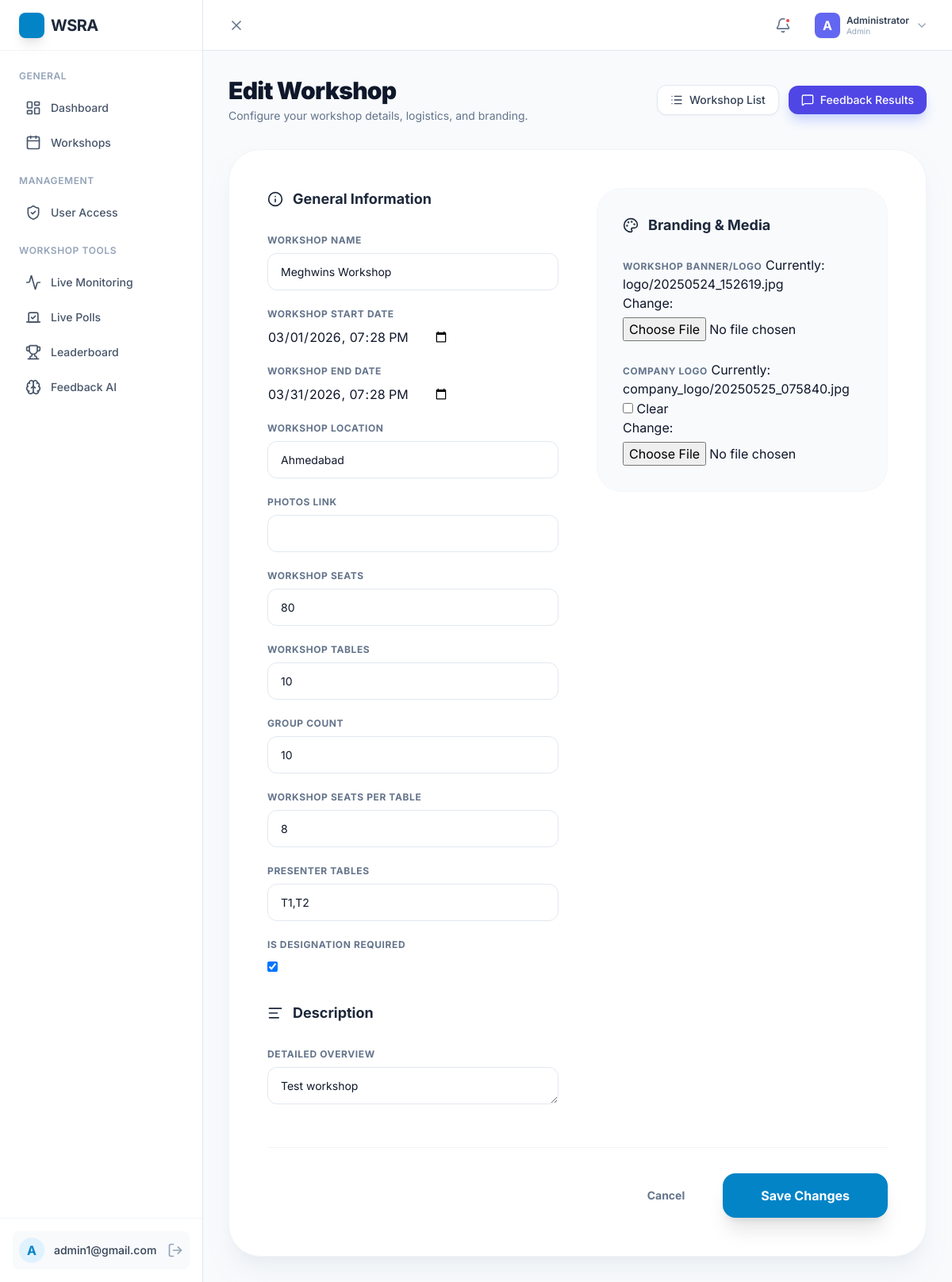
The page /edit_workshop/13 (signed in) on the database its author committed.
### main/models.py (models this page shows, shortened)
class User(AbstractBaseUser, PermissionsMixin):
    account_made_at = models.DateTimeField(auto_now=True,null=True,blank=True)
    email = models.EmailField(max_length=50, unique=True)
    password = models.CharField(max_length=500)
    first_name = models.CharField(max_length=50,blank=True,null=True)
    last_name = models.CharField(max_length=50,blank=True,null=True)
    is_admin = models.BooleanField(default=False)
    is_active = models.BooleanField(default=True)
    is_staff = models.BooleanField(default=False)
    is_superuser = models.BooleanField(default=False)
    phone_number = models.IntegerField(blank=True,null=True)
    designation = models.CharField(max_length=50,blank=True,null=True)
    roles = (("ADMIN", "ADMIN"), ("MANAGER", "MANAGER"))
    role = models.CharField(max_length=50,choices=roles, default="MANAGER")
    USERNAME_FIELD = 'email'
    objects = UserManager()

class Workshop(models.Model):
    workshop_name = models.CharField(max_length=200)
    workshop_start_date = models.DateTimeField(null=True,blank=True)
    workshop_end_date = models.DateTimeField(null=True,blank=True)
    workshop_description = models.TextField(null=True,blank=True)
    workshop_logo = models.ImageField(upload_to='logo/')
    workshop_location = models.CharField(max_length=500)
    company_logo  =models.ImageField(upload_to='company_logo/', null=True, blank=True)
    photos_link = models.CharField(null=True, blank=True,max_length=100)
    workshop_seats = models.IntegerField(null=True,blank=True)
    workshop_tables = models.IntegerField(null=True, blank=True)
    number_workshop_groups = models.IntegerField(null=True, blank=True)
    workshop_seats_per_table = models.IntegerField(null=True, blank=True)
    workshop_manager = models.ForeignKey(User, default=1, on_delete=models.SET_DEFAULT)
    workshop_uuid = models.UUIDField(default=uuid.uuid4)
    is_closed = models.BooleanField(default=False)
    presenter_tables = models.CharField(max_length=500, blank=True, null=True)
    is_designation_required = models.BooleanField(default=True)

### main/views.py (the view)
# urls.py: path('edit_workshop/<int:pk>', views.edit_workshop, name="edit_workshop"),
@login_required(login_url="../login/")
def edit_workshop(request, pk):
    workshop = models.Workshop.objects.get(id=pk)
    visitors = models.WorkshopVisitors.objects.filter(workshop_id=pk)
    if request.method == "POST":
        form = forms.AddWorkshopForm(request.POST, request.FILES, instance=workshop)
        if form.is_valid():
            workshop_form = form.save(commit=False)
            workshop_form.workshop_manager = request.user
            workshop_form.save()
            return redirect("../show_workshop")
        return render(request, "workshop/add_workshop.html", context={
            'workshop_id': workshop.id,
            "form": form,
            "show_flag": True,
            "heading": "Edit Workshop",
            "workshop_key": True,
            "is_edit": True,
            "workshop_id": pk,
            "visitors": visitors,
            "group_details": json.dumps(list(models.Workshop_groups.objects.filter(workshop_id=pk).values('group_name', 'tables'))),
            "is_closed": workshop.is_closed,
            "is_designation_required": workshop.is_designation_required
        })
    else:
        form = forms.AddWorkshopForm(instance=workshop)
        return render(request, "workshop/add_workshop.html", context={
            "form": form,
            "show_flag": True,
            "heading": "Edit Workshop",
            "workshop_key": True,
            "is_edit": True,
            "workshop_id": pk,
            "visitors": visitors,
            "group_details": json.dumps(list(models.Workshop_groups.objects.filter(workshop_id=pk).values('group_name', 'tables'))),
            "is_closed": workshop.is_closed,
            "is_designation_required": workshop.is_designation_required
        })

### main/templates/workshop/add_workshop.html (shortened to what this page needs)
{% extends 'base_new.html' %}
{% load static %}
{% block content %}
<div class="max-w-5xl mx-auto" x-data="{
    showGroups: false,
    showDesignations: false,
    groups: [],
    designations: [],
    loadGroups() {
        this.showGroups = true;
        fetch('../save_group_details/{{ workshop_id }}')
            .then(r => r.json())
            .then(data => {
                this.groups = data.length > 0 ? data : Array.from({length: parseInt(document.getElementById('id_number_workshop_groups').value)}, (_, i) => ({group_name: '', tables: ''}));
            });
    },
    saveGroups() {
        const formData = new FormData();
        formData.append('csrfmiddlewaretoken', '{{ csrf_token }}');
        this.groups.forEach((g, i) => {
            formData.append(`group_name_${i+1}`, g.group_name);
            formData.append(`tables_${i+1}`, g.tables);
        });
        fetch('../save_group_details/{{ workshop_id }}', { method: 'POST', body: formData })
            .then(() => {
                alert('Group settings saved!');
                this.showGroups = false;
            });
    },
    loadDesignations() {
        this.showDesignations = true;
        fetch('../save_designation_details/{{ workshop_id }}/')
            .then(r => r.json())
            .then(data => {
                this.designations = data.length > 0 ? data : [{designation_name: '', designation_tables: ''}];
            });
    },
    saveDesignations() {
        const formData = new FormData();
        formData.append('csrfmiddlewaretoken', '{{ csrf_token }}');
        this.designations.forEach((d, i) => {
            formData.append(`designation_name_${i+1}`, d.designation_name);
            formData.append(`designation_tables_${i+1}`, d.designation_tables);
        });
        fetch('../save_designation_details/{{ workshop_id }}/', { method: 'POST', body: formData })
            .then(() => {
                alert('Designation settings saved!');
                this.showDesignations = false;
            });
    }
}">
    <div class="flex flex-col md:flex-row md:items-center justify-between gap-6 mb-8">
        <div>
            <h1 class="text-3xl font-black text-slate-900 tracking-tight">{{ heading }}</h1>
            <p class="text-slate-500 text-sm mt-1">Configure your workshop details, logistics, and branding.</p>
        </div>
        <div class="flex flex-wrap items-center gap-3">
            <a href="{% url 'show_workshop' %}" class="inline-flex items-center px-4 py-2 text-sm font-medium text-slate-700 bg-white border border-slate-200 rounded-xl hover:bg-slate-50 shadow-sm transition-all">
                <i data-lucide="list" class="w-4 h-4 mr-2"></i>
                Workshop List
            </a>
            {% if is_edit %}
                {% if is_closed %}
                    <a href="{% url 'send_feedback_emails' workshop_id %}" class="inline-flex items-center px-4 py-2 text-sm font-medium text-white bg-indigo-600 rounded-xl shadow-lg shadow-indigo-200 hover:bg-indigo-700 transition-all">
                        <i data-lucide="message-square" class="w-4 h-4 mr-2"></i>
                        Feedback Results
                    </a>
                {% else %}
                    <a href="../close_workshop/{{workshop_id}}" class="inline-flex items-center px-4 py-2 text-sm font-medium text-white bg-amber-500 rounded-xl shadow-lg shadow-amber-100 hover:bg-amber-600 transition-all">
                        <i data-lucide="lock" class="w-4 h-4 mr-2"></i>
                        Close Workshop
                    </a>
                {% endif %}
            {% endif %}
        </div>
    </div>
    <div class="bg-white rounded-[2.5rem] border border-slate-100 shadow-xl shadow-slate-200/50 overflow-hidden">
        <form method="POST" enctype="multipart/form-data" class="p-8 md:p-12">
            <div class="grid grid-cols-1 lg:grid-cols-2 gap-12">
                <div class="space-y-8">
                    <div class="space-y-6">
                        <h3 class="text-lg font-bold text-slate-800 flex items-center">
                            <i data-lucide="info" class="w-5 h-5 mr-3 text-primary-500"></i>
                            General Information
                        </h3>
                        <div class="space-y-4">
                            {% for field in form %}
                                {% if field.name != 'workshop_logo' and field.name != 'company_logo' and field.name != 'workshop_description' %}
                                <div class="space-y-1.5">
                                    <label class="text-xs font-bold text-slate-500 uppercase tracking-wider">{{ field.label }}</label>
                                    <div class="relative">
                                        {{ field }}
                                    </div>
                                </div>
                                {% endif %}
                            {% endfor %}
                        </div>
                    </div>
                    <div class="space-y-6">
                        <h3 class="text-lg font-bold text-slate-800 flex items-center">
                            <i data-lucide="align-left" class="w-5 h-5 mr-3 text-primary-500"></i>
                            Description
                        </h3>
                        <div class="space-y-1.5">
                            <label class="text-xs font-bold text-slate-500 uppercase tracking-wider">Detailed Overview</label>
                            {{ form.workshop_description }}
                        </div>
                    </div>
                </div>
                <div class="space-y-8">
                    <div class="space-y-6 p-8 bg-slate-50 rounded-[2rem] border border-slate-100/50">
                        <h3 class="text-lg font-bold text-slate-800 flex items-center">
                            <i data-lucide="palette" class="w-5 h-5 mr-3 text-primary-500"></i>
                            Branding & Media
                        </h3>
                        <div class="space-y-6">
                            <div class="space-y-1.5">
                                <label class="text-xs font-bold text-slate-500 uppercase tracking-wider">Workshop Banner/Logo</label>
                                {{ form.workshop_logo }}
                            </div>
                            <div class="space-y-1.5">
                                <label class="text-xs font-bold text-slate-500 uppercase tracking-wider">Company Logo</label>
                                {{ form.company_logo }}
                            </div>
                        </div>
                    </div>
                </div>
            </div>
            <div class="mt-12 pt-8 border-t border-slate-100 flex items-center justify-end space-x-4">
                <a href="{% url 'show_workshop' %}" class="px-8 py-3 text-sm font-bold text-slate-500 hover:text-slate-700 transition-colors">Cancel</a>
                <button type="submit" class="px-12 py-4 bg-primary-600 text-white font-bold rounded-2xl shadow-xl shadow-primary-200 hover:bg-primary-700 transition-all">
                    {% if is_edit %}Save Changes{% else %}Create Workshop{% endif %}
                </button>
            </div>
        </form>
    </div>
</div>
{% endblock %}

### main/templates/components/sidebar.html
<div class="fixed inset-y-0 left-0 z-50 flex flex-col w-64 transition-transform duration-300 transform bg-white border-r border-slate-200"
     :class="{ '-translate-x-full': !sidebarOpen, 'translate-x-0': sidebarOpen }">
    <div class="flex items-center justify-between h-16 px-6 border-b border-slate-100">
        <a href="/" class="flex items-center space-x-2">
            <div class="flex items-center justify-center w-8 h-8 rounded-lg bg-primary-600 text-white shadow-lg">
                <i data-lucide="antigravity" class="w-5 h-5"></i>
            </div>
            <span class="text-xl font-bold tracking-tight text-slate-800">WSRA</span>
        </a>
    </div>
    <nav class="flex-1 p-4 space-y-1 overflow-y-auto">
        <div class="px-2 py-2 text-xs font-semibold tracking-wider text-slate-400 uppercase">General</div>
        <a href="{% url 'home' %}" class="flex items-center px-4 py-2.5 text-sm font-medium transition-colors rounded-xl hover:bg-slate-50 {% if request.path == '/' %}bg-primary-50 text-primary-600{% else %}text-slate-600 hover:text-slate-900{% endif %}">
            <i data-lucide="layout-dashboard" class="w-5 h-5 mr-3"></i>
            Dashboard
        </a>
        <a href="{% url 'show_workshop' %}" class="flex items-center px-4 py-2.5 text-sm font-medium transition-colors rounded-xl hover:bg-slate-50 {% if 'show_workshop' in request.path or 'show_visitors' in request.path %}bg-primary-50 text-primary-600{% else %}text-slate-600 hover:text-slate-900{% endif %}">
            <i data-lucide="calendar" class="w-5 h-5 mr-3"></i>
            Workshops
        </a>
        <div class="pt-4 px-2 py-2 text-xs font-semibold tracking-wider text-slate-400 uppercase">Management</div>
        <a href="{% url 'show_users' %}" class="flex items-center px-4 py-2.5 text-sm font-medium transition-colors rounded-xl hover:bg-slate-50 {% if 'show_users' in request.path %}bg-primary-50 text-primary-600{% else %}text-slate-600 hover:text-slate-900{% endif %}">
            <i data-lucide="shield-check" class="w-5 h-5 mr-3"></i>
            User Access
        </a>
        {% if workshop_id %}
            {% include "components/workshop_sidebar_links.html" with w_id=workshop_id %}
        {% elif workshop %}
            {% include "components/workshop_sidebar_links.html" with w_id=workshop.id %}
        {% endif %}
    </nav>
    <div class="p-4 border-t border-slate-100">
        <div class="flex items-center justify-between p-2 rounded-lg bg-slate-50">
            <div class="flex items-center min-w-0">
                <div class="w-8 h-8 rounded-full bg-primary-100 flex items-center justify-center text-primary-600 font-bold">
                    {{ request.user.email|slice:":1"|upper }}
                </div>
                <div class="ml-3 min-w-0">
                    <p class="text-sm font-medium text-slate-700 truncate">{{ request.user.email }}</p>
                </div>
            </div>
            <a href="/logout/" title="Logout" class="text-slate-400 hover:text-red-500">
                <i data-lucide="log-out" class="w-5 h-5"></i>
            </a>
        </div>
    </div>
</div>

### main/templates/components/navbar.html (shortened to what this page needs)
<header class="flex items-center justify-between h-16 px-6 bg-white border-b border-slate-200 shrink-0">
    <div class="flex items-center">
        <button @click="sidebarOpen = !sidebarOpen" class="p-2 mr-4 text-slate-500 transition-colors rounded-lg hover:bg-slate-50 focus:outline-none">
            <i data-lucide="x" class="w-5 h-5" x-show="sidebarOpen"></i>
        </button>
    </div>
    <div class="flex items-center space-x-4">
        <button class="relative p-2 text-slate-500 transition-colors rounded-lg hover:bg-slate-50 focus:outline-none">
            <i data-lucide="bell" class="w-5 h-5"></i>
            <span class="absolute top-2 right-2 w-2 h-2 bg-red-500 rounded-full border-2 border-white"></span>
        </button>
        <div class="relative" x-data="{ open: false }">
            <button @click="open = !open" class="flex items-center space-x-2 p-1.5 focus:outline-none transition-colors rounded-xl hover:bg-slate-50">
                <div class="w-8 h-8 rounded-lg bg-indigo-500 flex items-center justify-center text-white font-bold shadow-sm">
                    {{ request.user.email|slice:":1"|upper }}
                </div>
                <div class="hidden sm:block text-left">
                    <p class="text-xs font-semibold text-slate-700 leading-tight">Administrator</p>
                    <p class="text-[10px] text-slate-400 leading-tight">Admin</p>
                </div>
                <i data-lucide="chevron-down" class="w-4 h-4 text-slate-400 transition-transform" :class="{ 'rotate-180': open }"></i>
            </button>
        </div>
    </div>
</header>

### main/templates/workshop/add_workshop.html (style rules this page uses)
input[type="text"], input[type="email"], input[type="number"], input[type="date"], select, textarea { width: 100%; padding: 0.75rem 1rem; border-radius: 0.75rem; border: 1px solid #e2e8f0; outline: none; transition: all 0.2s; font-size: 0.875rem; }

### rows shown on the page
User: user.email "A", user.email "admin1@gmail.com"
Workshop: form "Meghwins Workshop" "03/01/2026 19:28" "03/31/2026 19:28" "Ahmedabad" "80" "10" "10" "8" "T1,T2" "☑", workshop_description "Test workshop"

### other values the page prints
{{ heading }} "Edit Workshop"
{{ field.label }} "WORKSHOP NAME" "WORKSHOP START DATE" "WORKSHOP END DATE" "WORKSHOP LOCATION" "PHOTOS LINK" "WORKSHOP SEATS" "WORKSHOP TABLES" "GROUP COUNT" "WORKSHOP SEATS PER TABLE" "PRESENTER TABLES" "IS DESIGNATION REQUIRED"
